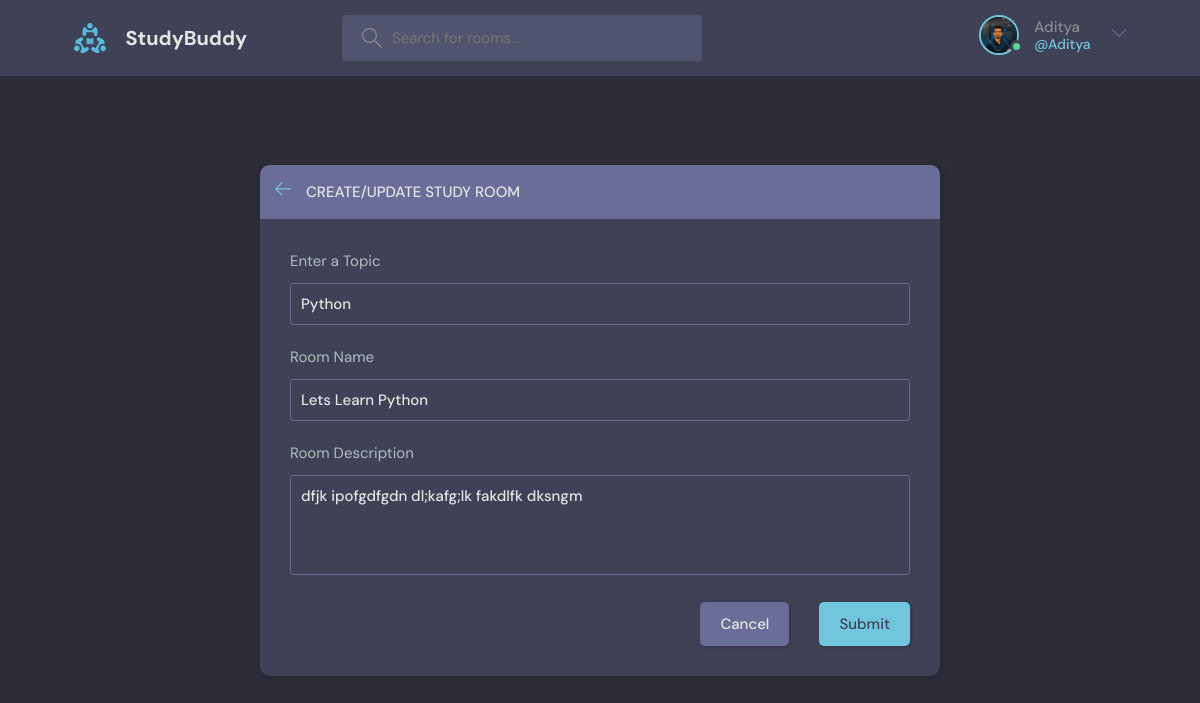
/update_room/1 (signed in), run on the app's committed database.
### base/models.py (models this page shows, shortened)
class User(AbstractUser):
    name = models.CharField(max_length=200, null=True)
    email = models.EmailField(unique=True, null=True)
    bio = models.TextField(null=True)
    avatar = models.ImageField(null=True, default="avatar.svg")
    USERNAME_FIELD = "email"
    REQUIRED_FIELDS = []

class Room(models.Model):
    name = models.CharField(max_length=200)
    topic = models.ForeignKey(Topic, on_delete=models.SET_NULL, null=True)
    host = models.ForeignKey(User, on_delete=models.SET_NULL, null=True)
    description = models.TextField(null=True, blank=True)
    participants = models.ManyToManyField(User, related_name="participants", blank=True)
    updated = models.DateTimeField(auto_now=True)  # updated ts
    created = models.DateTimeField(auto_now_add=True)  # initial ts
    class Meta:
        ordering = ["-updated", "-created"]

class Topic(models.Model):
    name = models.CharField(max_length=200)

### base/views.py (the view, shortened to what this page needs)
# urls.py: path("update_room/<str:pk>", updateRoom, name="update_room"),
@login_required(login_url="login")
def updateRoom(request, pk):
    room = Room.objects.get(id=pk)
    form = RoomForm(instance=room)
    topics = Topic.objects.all()
    if request.user != room.host:
        return HttpResponse("You are not allowed here")
    context = {"form": form, "topics": topics, "room": room}
    return render(request, "base/room_form.html", context)

### base/forms.py
class RoomForm(ModelForm):
    class Meta:
        model = Room
        fields = "__all__"
        exclude = ["host", "participants"]

### base/templates/base/room_form.html (shortened to what this page needs)
{% extends 'main.html' %} {% block content %}
<main class="create-room layout">
   <div class="container">
      <div class="layout__box">
         <div class="layout__boxHeader">
            <div class="layout__boxTitle">
               <a href="{% url 'home' %}">
                  <svg
                     version="1.1"
                     xmlns="http://www.w3.org/2000/svg"
                     width="32"
                     height="32"
                     viewBox="0 0 32 32"
                  >
                     <title>arrow-left</title>
                     <path
                        d="M13.723 2.286l-13.723 13.714 13.719 13.714 1.616-1.611-10.96-10.96h27.625v-2.286h-27.625l10.965-10.965-1.616-1.607z"
                     ></path>
                  </svg>
               </a>
               <h3>Create/Update Study Room</h3>
            </div>
         </div>
         <div class="layout__body">
            <form class="form" action="" method="POST">
               <div class="form__group">
                  <label for="room_topic">Enter a Topic </label>
                  <input required type="text" value="{{room.topic.name}}" name="topic" list="topic-list" />
               </div>
               <div class="form__group">
                  <label for="room_name">Room Name </label>
                  {{form.name}}
               </div>
               <div class="form__group">
                  <label for="room_description">Room Description </label>
                  {{form.description}}
               </div>
               <div class="form__action">
                  <a class="btn btn--dark" href="{% url 'home' %}">Cancel</a>
                  <button class="btn btn--main" type="submit">Submit</button>
               </div>
            </form>
         </div>
      </div>
   </div>
</main>
{% endblock content %}

### templates/navbar.html (shortened to what this page needs)
{% load static %}
<header class="header header--loggedIn">
   <div class="container">
      <a href="{% url 'home' %}" class="header__logo">
         <img src="{% static 'images/logo.svg' %}" />
         <h1>StudyBuddy</h1>
      </a>
      <form class="header__search" method="GET" acction="{% url 'home' %}">
         <label>
            <input name="q" placeholder="Search for rooms..." />
         </label>
      </form>
      <nav class="header__menu">
         {% if request.user.is_authenticated %}
         <div class="header__user">
            <a href="{% url 'update_user' %}">
               <div class="avatar avatar--medium active">
                  <img src="{{request.user.avatar.url}}" />
               </div>
               <p>{{request.user.username}} <span>@{{request.user.username}}</span></p>
            </a>
            <button class="dropdown-button">
               <svg
                  version="1.1"
                  xmlns="http://www.w3.org/2000/svg"
                  width="32"
                  height="32"
                  viewBox="0 0 32 32"
               >
                  <title>chevron-down</title>
                  <path d="M16 21l-13-13h-3l16 16 16-16h-3l-13 13z"></path>
               </svg>
            </button>
         </div>
         {% else %}
         <a href="{% url 'login' %}">
            <img src="{% static 'images/avatar.svg' %}" />
            <p>Login</p>
         </a>
         {% endif %}
      </nav>
   </div>
</header>

### data on the page
User: user.avatar (picture), user.username "Aditya"
Room: topic "Python", name "Lets Learn Python", description "dfjk ipofgdfgdn dl;kafg;lk fakdlfk dksngm"
